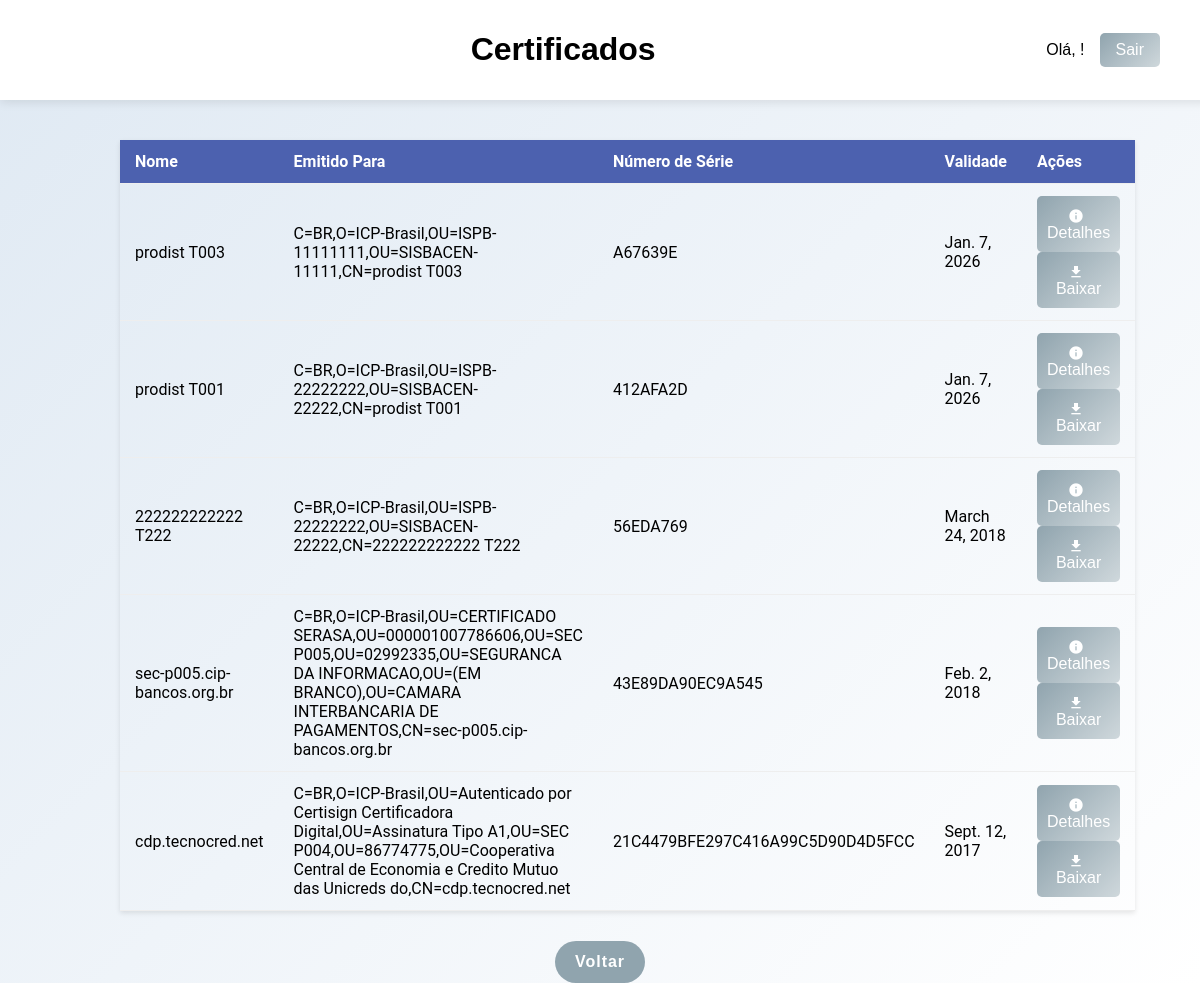
Page /certificados/ on the committed database.
### home/models.py (models this page shows, shortened)
class Certificado(models.Model):
    arquivo = models.FileField(upload_to='certificados/')
    nome = models.CharField(max_length=255)
    emitido_por = models.CharField(max_length=255)
    emitido_para = models.CharField(max_length=255)
    validade_inicio = models.DateField()
    validade_fim = models.DateField()
    numero_serie = models.CharField(max_length=255, unique=True)  # Mantém como texto, mas em formato HEX

### home/views/certificate_views.py (the view)
# urls.py: path("certificados/", views.certificate_views.listar_certificados, name="certificados"), # Rota para lista de certificados
def listar_certificados(request):
    certificados = Certificado.objects.all()
    return render(request, "home/certificados/certificados.html", {"certificados": certificados})

### home/templates/home/certificados/certificados.html (shortened to what this page needs)
<!DOCTYPE html>
<html lang="pt-br">
<head>
    {% load static %}
    <link rel="stylesheet" href="{% static 'home/css/styles.css' %}">
    <link href="https://fonts.googleapis.com/icon?family=Material+Icons" rel="stylesheet">  </head>
<body>
    <header class="header">
        <div class="header-container">
            <div class="logo">  </div> <h1>Certificados</h1>
            <div class="user-info">
                <p>Olá, <strong>{{ user.username }}</strong>!</p>
                <form action="{% url 'logout' %}" method="post">
                    <button type="submit" class="logout-btn">Sair</button>
                </form>
            </div>
        </div>
    </header>
    <main class="app-main">
        <div class="app-container">
            <table>
                <thead>
                    <tr>
                        <th>Nome</th>
                        <th>Emitido Para</th>
                        <th>Número de Série</th>
                        <th>Validade</th>
                        <th>Ações</th>
                    </tr>
                </thead>
                <tbody>
                    {% for certificado in certificados %}
                    <tr>
                        <td>{{ certificado.nome }}</td>
                        <td>{{ certificado.emitido_para }}</td>
                        <td>{{ certificado.numero_serie }}</td>
                        <td>{{ certificado.validade_fim }}</td>
                            <td>
                                <form method="GET" action="{% url 'detalhes_certificado' certificado.id %}" style="display:inline;">
                                    <button type="submit" class="btn btn-danger">
                                        <i class="material-icons">info</i> Detalhes
                                    </button>
                                </form>
                                <form method="GET" action="{% url 'download_certificado' certificado.pk %}" style="display:inline;">
                                    <button type="submit" class="btn btn-danger">
                                        <i class="material-icons">file_download</i> Baixar
                                    </button>
                                </form>
                            </td>
                    </tr>
                    {% endfor %}
                </tbody>
            </table>
        </div>
        <a href="javascript:history.back()" class="back-button">Voltar</a>
    </main>
</body>
</html>

### home/static/home/css/styles.css (style rules this page uses)
body { margin: 0; font-family: Arial, sans-serif; display: flex; flex-direction: column; align-items: center; background: linear-gradient(135deg, #dfe9f3, #ffffff); padding-top: 100px; min-height: 100vh; overflow-x: hidden; }
.header { width: 100%; background-color: #ffffff; box-shadow: 0 2px 10px rgba(0, 0, 0, 0.1); padding: 10px 20px; display: flex; justify-content: space-between; align-items: center; position: fixed; top: 0; left: 0; z-index: 1000; min-height: 50px; }
.header-container { width: 90%; margin: 0 auto; display: flex; justify-content: space-between; align-items: center; max-width: 1200px; }
.user-info { display: flex; align-items: center; gap: 15px; }
.logout-btn { background-color: #ff4d4d; color: white; border: none; padding: 8px 16px; border-radius: 5px; cursor: pointer; }
.app-main { text-align: center; width: 80%; margin-top: 20px; }
.app-container { display: grid; grid-template-columns: repeat(auto-fit, minmax(250px, 1fr)); gap: 20px; margin-top: 20px; }
.back-button { display: inline-block; background-color: #90a4ae; color: white; padding: 12px 20px; border-radius: 30px; text-decoration: none; margin-top: 30px; font-size: 16px; font-weight: bold; letter-spacing: 1px; transition: background-color 0.3s ease, transform 0.3s ease; }
button { width: 100%; padding: 10px; background: linear-gradient(135deg, #90a4ae, #cfd8dc); border: none; color: #37474f; font-size: 16px; border-radius: 5px; cursor: pointer; transition: 0.3s; }
table { width: 100%; border-collapse: collapse; font-family: 'Roboto', sans-serif; box-shadow: 0 2px 5px rgba(0, 0, 0, 0.1); }
th, td { padding: 12px 15px; text-align: left; border-bottom: 1px solid #eee; }
th { background-color: #4c61af; color: white; font-weight: 600; }
.btn i.material-icons { font-size: 16px; margin-right: 5px; vertical-align: middle; }
.btn-danger { background-color: #f44336; color: white; }

### rows in the picture
Certificado: nome "prodist T003", emitido_para "C=BR,O=ICP-Brasil,OU=ISPB-11111111,OU=SISBACEN-11111,CN=prodist T003", numero_serie "A67639E", validade_fim "Jan. 7, 2026"
Certificado: nome "prodist T001", emitido_para "C=BR,O=ICP-Brasil,OU=ISPB-22222222,OU=SISBACEN-22222,CN=prodist T001", numero_serie "412AFA2D", validade_fim "Jan. 7, 2026"
Certificado: nome "222222222222 T222", emitido_para "C=BR,O=ICP-Brasil,OU=ISPB-22222222,OU=SISBACEN-22222,CN=222222222222 T222", numero_serie "56EDA769", validade_fim "March 24, 2018"
Certificado: nome "sec-p005.cip-bancos.org.br", emitido_para "C=BR,O=ICP-Brasil,OU=CERTIFICADO SERASA,OU=000001007786606,OU=SEC P005,OU=02992335,OU=SEGURANCA DA INFORMACAO,OU=(EM BRANCO),OU=CAMARA INTERBANCARIA DE PAGAMENTOS,CN=sec-p005.cip-bancos.org.br", numero_serie "43E89DA90EC9A545", validade_fim "Feb. 2, 2018"
Certificado: nome "cdp.tecnocred.net", emitido_para "C=BR,O=ICP-Brasil,OU=Autenticado por Certisign Certificadora Digital,OU=Assinatura Tipo A1,OU=SEC P004,OU=86774775,OU=Cooperativa Central de Economia e Credito Mutuo das Unicreds do,CN=cdp.tecnocred.net", numero_serie "21C4479BFE297C416A99C5D90D4D5FCC", validade_fim "Sept. 12, 2017"
